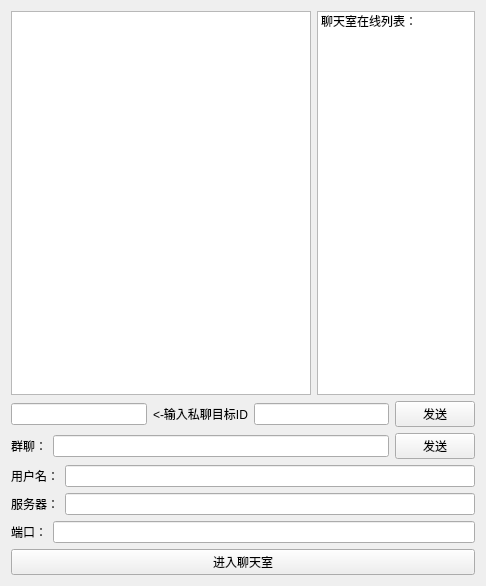
<?xml version="1.0" encoding="UTF-8"?>
<ui version="4.0">
 <class>MainWindow</class>
 <widget class="QMainWindow" name="MainWindow">
  <property name="geometry">
   <rect>
    <x>0</x>
    <y>0</y>
    <width>486</width>
    <height>586</height>
   </rect>
  </property>
  <property name="sizePolicy">
   <sizepolicy hsizetype="Expanding" vsizetype="Preferred">
    <horstretch>0</horstretch>
    <verstretch>0</verstretch>
   </sizepolicy>
  </property>
  <property name="windowTitle">
   <string>Client</string>
  </property>
  <widget class="QWidget" name="centralWidget">
   <layout class="QVBoxLayout" name="verticalLayout">
    <item>
     <layout class="QHBoxLayout" name="horizontalLayout_10">
      <item>
       <widget class="QListWidget" name="lwContent">
        <property name="minimumSize">
         <size>
          <width>300</width>
          <height>0</height>
         </size>
        </property>
        <property name="maximumSize">
         <size>
          <width>800</width>
          <height>16777215</height>
         </size>
        </property>
       </widget>
      </item>
      <item>
       <widget class="QListWidget" name="lwUsername">
        <item>
         <property name="text">
          <string>聊天室在线列表：</string>
         </property>
        </item>
       </widget>
      </item>
     </layout>
    </item>
    <item>
     <layout class="QHBoxLayout" name="horizontalLayout_12">
      <item>
       <widget class="QLineEdit" name="lEPrivateID"/>
      </item>
      <item>
       <widget class="QLabel" name="label">
        <property name="text">
         <string>&lt;-输入私聊目标ID</string>
        </property>
       </widget>
      </item>
      <item>
       <widget class="QLineEdit" name="lEPrivate"/>
      </item>
      <item>
       <widget class="QPushButton" name="pbPrivateSend">
        <property name="text">
         <string>发送</string>
        </property>
       </widget>
      </item>
     </layout>
    </item>
    <item>
     <layout class="QHBoxLayout" name="horizontalLayout_6">
      <item>
       <widget class="QLabel" name="label_2">
        <property name="text">
         <string>群聊：</string>
        </property>
       </widget>
      </item>
      <item>
       <widget class="QLineEdit" name="lESend"/>
      </item>
      <item>
       <widget class="QPushButton" name="pbSend">
        <property name="text">
         <string>发送</string>
        </property>
       </widget>
      </item>
     </layout>
    </item>
    <item>
     <layout class="QHBoxLayout" name="horizontalLayout_7">
      <item>
       <widget class="QLabel" name="lUsername">
        <property name="sizePolicy">
         <sizepolicy hsizetype="Maximum" vsizetype="Maximum">
          <horstretch>0</horstretch>
          <verstretch>0</verstretch>
         </sizepolicy>
        </property>
        <property name="text">
         <string>用户名：</string>
        </property>
       </widget>
      </item>
      <item>
       <widget class="QLineEdit" name="lEUsername"/>
      </item>
     </layout>
    </item>
    <item>
     <layout class="QHBoxLayout" name="horizontalLayout_8">
      <item>
       <widget class="QLabel" name="lServerIP">
        <property name="sizePolicy">
         <sizepolicy hsizetype="Maximum" vsizetype="Maximum">
          <horstretch>0</horstretch>
          <verstretch>0</verstretch>
         </sizepolicy>
        </property>
        <property name="text">
         <string>服务器：</string>
        </property>
       </widget>
      </item>
      <item>
       <widget class="QLineEdit" name="lEServerIP"/>
      </item>
     </layout>
    </item>
    <item>
     <layout class="QHBoxLayout" name="horizontalLayout_9">
      <item>
       <widget class="QLabel" name="lPort">
        <property name="sizePolicy">
         <sizepolicy hsizetype="Maximum" vsizetype="Maximum">
          <horstretch>0</horstretch>
          <verstretch>0</verstretch>
         </sizepolicy>
        </property>
        <property name="text">
         <string>端口：</string>
        </property>
       </widget>
      </item>
      <item>
       <widget class="QLineEdit" name="lEport"/>
      </item>
     </layout>
    </item>
    <item>
     <widget class="QPushButton" name="pbEnter">
      <property name="sizePolicy">
       <sizepolicy hsizetype="Expanding" vsizetype="Maximum">
        <horstretch>0</horstretch>
        <verstretch>0</verstretch>
       </sizepolicy>
      </property>
      <property name="text">
       <string>进入聊天室</string>
      </property>
     </widget>
    </item>
   </layout>
  </widget>
 </widget>
 <layoutdefault spacing="6" margin="11"/>
 <resources/>
 <connections/>
</ui>
